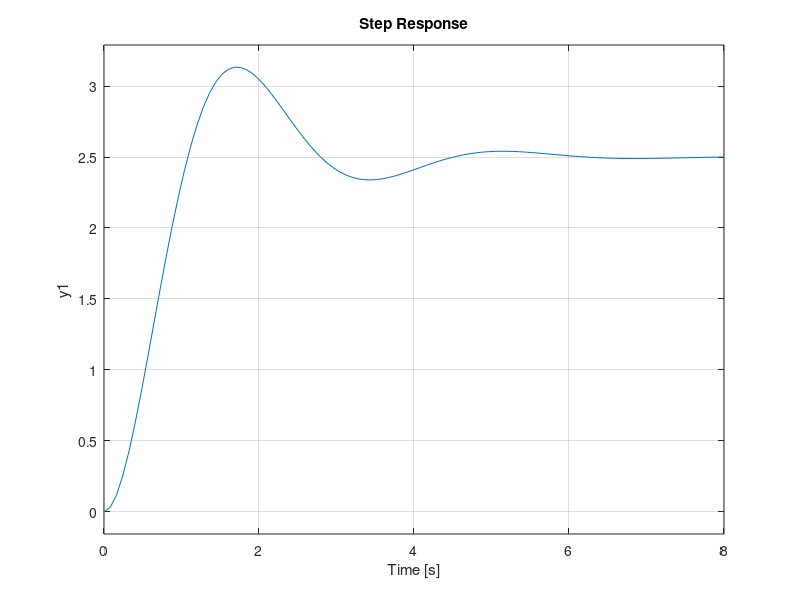

Write MATLAB code to recreate this figure. (Note: this script raises an error after producing the figure.)

H=tf(10,[1 1.6 4])

%Point a)
%For starters, 4=wn^2, so

wn=2

%That tells us that 10=K*4, so

K=2.5


%Also, 2*wn*z=1.6, so 

z=1.6/(2*wn)


%Given that z<1, the time constant is

tau=1/(z*wn)

%Point b)

step(H); %Grafico della risposta a u(t)=1*eps(t) 

i=stepinfo(H, 'SettlingTimeThreshold', 0.05)

%From the resulting image, we recognise that

yinf=2.5 %This is actually K

%for s^, we need the maximum value

ymax=3.13;

%then

s=(ymax-yinf)/yinf*100

%The relative peak time ts is the time instant for which we get ymax, so

ts=1.73

%The rise time is the first time instant at which we reach yinf, so

tr=1.09

%For the 5% settling time, we need to compute the +-5% band:

yp=yinf*1.05
ym=yinf*0.95

%The first local minimum is 2.34, which is less than 2.37. The next
%relative maximum is 2.54, which is less than 2.65. So the 5% settling time
%will be the first time instant at which we reach 2.37 after the relative
%minimum

t5p=3.8

%Fun fact: you can use stepinfo(H, 'SettlingTimeThreshold', 0.05)


